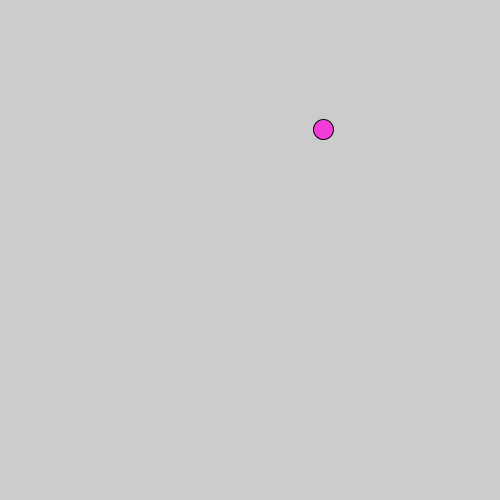
Frame 1 (no input)
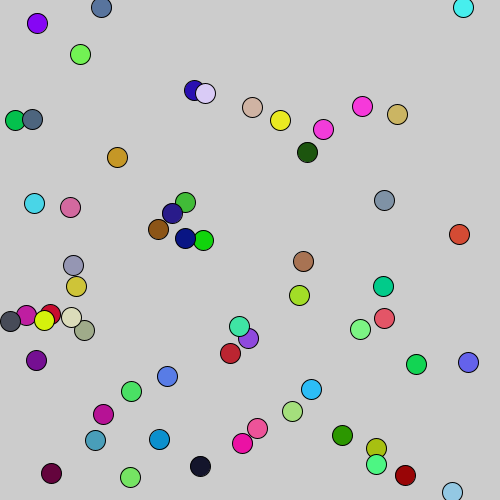
Frame 60 (the mouse pressed at the canvas centre just before this capture)
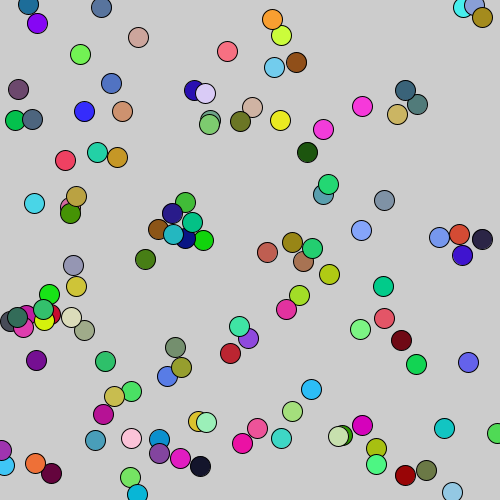
Frame 120 (the mouse held since frame 60 and released just before this capture)

The Processing sketch that drew these frames (run headless with seeded random() and noise(); from frame 60 on, the mouse is pressed at the canvas centre):

// Processing sketch: circle_in_many_places_colour
// ── circle_in_many_places_colour.pde
float circleX;
float circleY;
 void setup()
{size(500,500);

}
void draw()
{stroke(0);
circleX=random(height);
circleY=random(width);
fill(random(255),random(255),random(255));
ellipse(circleX,circleY,20,20);

}
